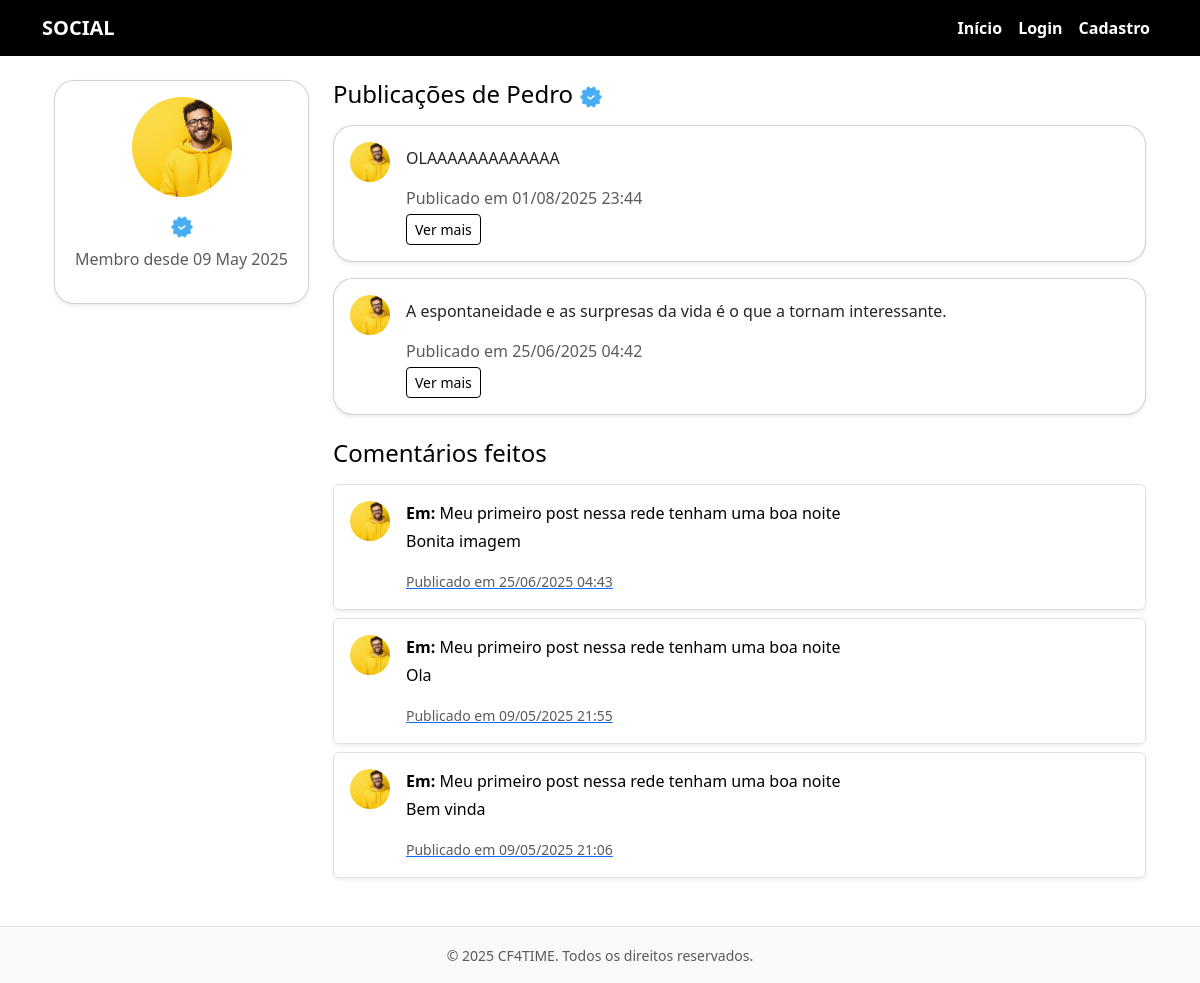
The page /profile/5/ on the database as committed earlier.
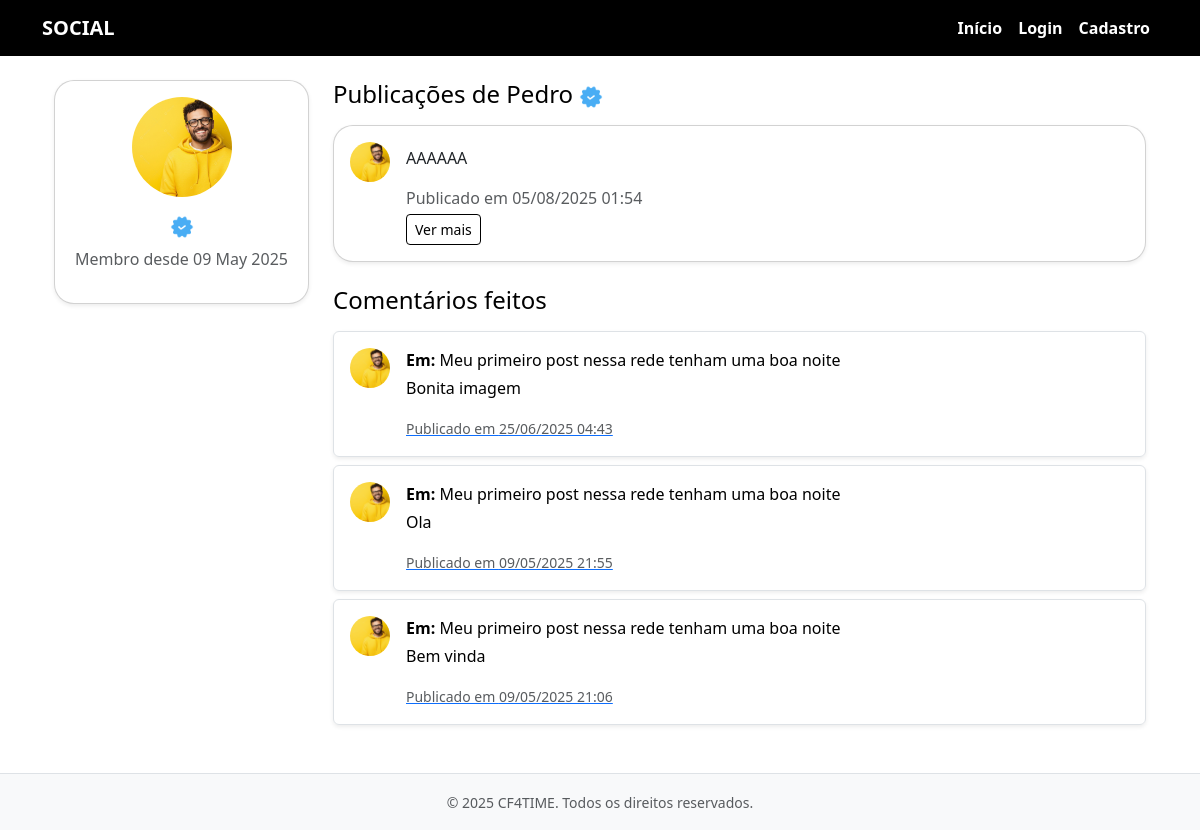
The same page on the database as committed later.
### Social/models.py (models this page shows, shortened)
class Post(models.Model):
    author= models.ForeignKey(User, on_delete=models.CASCADE, )
    created_at = models.DateTimeField(auto_now=True, auto_created=True)
    text = models.TextField(max_length=2000)
    like = models.ManyToManyField(User,  related_name= 'liked_post')

class Comment(models.Model):
    author = models.ForeignKey(User, on_delete=models.CASCADE)
    comment = models.TextField(max_length=1000)
    like_comment = models.ManyToManyField(User, related_name='liked_comment')
    created_at = models.DateTimeField(auto_now=True, auto_created=True)
    post  = models.ForeignKey(Post, on_delete=models.CASCADE,)

### account/models.py (models this page shows, shortened)
class Profile (models.Model):
    BOX_CHOICES = (('CF4TIME CAMPINA ', 'CF4TIME CAMPINA'), ('CF4TIME CAMPINA', 'CF4TIME JOCKEY'))
    GENRE_CHOICES =(('MASCULINO', 'MASCULINO'),  ('FEMININO','FEMININO'), ('NÃO-ESPECIFICAR','NÃO-ESPECIFICAR'))
    CATEGORY_CHOICES = (('FITNESS', 'FITNESS'), ('SCALED','SCALED'),('AMADOR', 'AMADOR'), ('RX','RX',), ('MASTER', 'MASTER'))
    genre = models.CharField(choices=GENRE_CHOICES, default = 'NÃO-ESPECIFICAR')
    user = models.OneToOneField(User, on_delete=models.CASCADE)
    photo = models.ImageField(upload_to='media_profile', null=True, blank=True)
    created_at_profile =  models.DateField(auto_now=True)
    birthday = models.DateField(max_length=50, default=timezone.now)
    weight = models.DecimalField(max_digits= 5, decimal_places = 2, validators=[MaxValueValidator (300), MinValueValidator(0)], default=0)
    height = models.DecimalField(max_digits= 5, decimal_places = 2,  default=0)
    category = models.CharField(choices= CATEGORY_CHOICES, default= 'EXPERIMENTAL')
    box = models.CharField(choices = BOX_CHOICES, default = 'DEFAULT')
    is_coach = models.BooleanField(default=False,)

### account/views.py (the view)
# urls.py: path('profile/<int:pk>/', ProfileDetail.as_view(), name='profile-detail'),
class ProfileDetail(DetailView):
    def get(self, request, pk):
        user_profile = get_object_or_404(User, pk=pk)
        posts = Post.objects.filter(author=user_profile).order_by('-created_at')
        comments = Comment.objects.filter(author=user_profile).order_by('-created_at')
        return render(request, 'profile.html', {
            'user_profile': user_profile,
            'posts': posts,
            'comments': comments,
        })

### account/templates/profile.html (shortened to what this page needs)
{% extends "base.html" %}
{% load static %}
{% block content %}
<div class="container">
    <div class="row">
        <div class="col-md-3 mb-4">
            <div class="card shadow-sm text-center">
                <div class="card-body">
                    {% if user_profile.profile.photo %}
                        <img src="{{ user_profile.profile.photo.url }}" class="rounded-circle mb-3" width="100" height="100" style="object-fit: cover;" alt="Foto de perfil">
                    {% else %}
                        <img src="https://via.placeholder.com/100" class="rounded-circle mb-3" alt="Sem foto">
                    {% endif %}
                    <h5 class="card-title">{{ user.username }} <img src="{% static 'verified.png' %}" alt="Verificado" width="24"></h5>
                    <p class="text-muted">Membro desde {{ user_profile.date_joined|date:"d M Y" }}</p>
                </div>
            </div>
        </div>
        <div class="col-md-9">
            <div class="mb-4">
                <h4 class="mb-3">Publicações de {{ user_profile.username }} <img src="{% static 'verified.png' %}" alt="Verificado" width="24"></h4>
                {% if posts %}
                    {% for post in posts %}
                        <div class="card mb-3 shadow-sm">
                            <div class="card-body d-flex align-items-start">
                                {% if post.author.profile.photo %}
                                    <img src="{{ post.author.profile.photo.url }}" class="rounded-circle me-3" width="40" height="40" style="object-fit: cover;" alt="Autor">
                                {% else %}
                                    <img src="https://via.placeholder.com/40" class="rounded-circle me-3" alt="Sem foto">
                                {% endif %}
                                <div>
                                    <p class="card-text">{{ post.text|truncatewords:30 }}</p>
                                    <p class="text-muted mb-1">Publicado em {{ post.created_at|date:"d/m/Y H:i" }}</p>
                                    <a href="{% url 'post-detail' post.pk %}" class="btn btn-sm btn-outline-primary">Ver mais</a>
                                </div>
                            </div>
                        </div>
                    {% endfor %}
                {% else %}
                    <p class="text-muted">Este usuário ainda não publicou nada.</p>
                {% endif %}
            </div>
            <div class="mb-4">
                <h4 class="mb-3">Comentários feitos</h4>
                {% if comments %}
                    {% for comment in comments %}
                        <div class="list-group-item mb-2 border rounded p-3 shadow-sm d-flex align-items-start">
                            {% if comment.author.profile.photo %}
                                <img src="{{ comment.author.profile.photo.url }}" class="rounded-circle me-3" width="40" height="40" style="object-fit: cover;" alt="Autor">
                            {% else %}
                                <img src="https://via.placeholder.com/40" class="rounded-circle me-3" alt="Sem foto">
                            {% endif %}
                            <div>
                                <p class="mb-1"><strong>Em:</strong> {{ comment.post.text|truncatewords:30 }}</p>
                                <p>{{ comment.comment }}</p>
                                <a href="{% url 'post-detail' comment.post.pk %}">
                                    <small class="text-muted">Publicado em {{ comment.created_at|date:"d/m/Y H:i" }}</small>
                                </a>
                            </div>
                        </div>
                    {% endfor %}
                {% else %}
                    <p class="text-muted">Nenhum comentário feito ainda.</p>
                {% endif %}
            </div>
        </div>
    </div>
</div>
{% endblock %}

Rows that differ between the two databases and show on the page:
removed Post: author.profile.photo (picture), text "OLAAAAAAAAAAAAA", created_at "01/08/2025 23:44"
removed Post: author.profile.photo (picture), text "A espontaneidade e as surpresas da vida é o que a tornam interessante.", created_at "25/06/2025 04:42"
added Post: author.profile.photo (picture), text "AAAAAA", created_at "05/08/2025 01:54"
